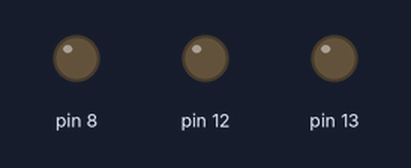
A sketch run on a simulated Arduino Uno, built with avr-gcc and run on an emulated ATmega328P. On the bench: output pins drawn as LEDs (lit = HIGH).

Above: at 0.3 s.
At 2.22 s:
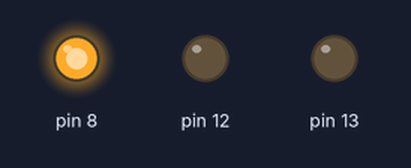
At 10.47 s:
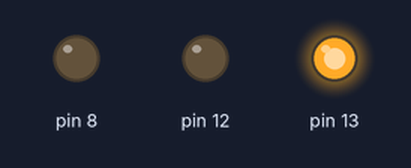
At 20.92 s:
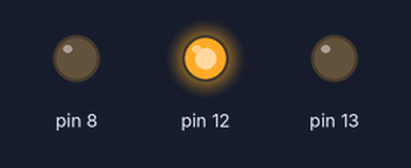
Timing chart, 0 to 21.5 s (numbered marks = the images above):
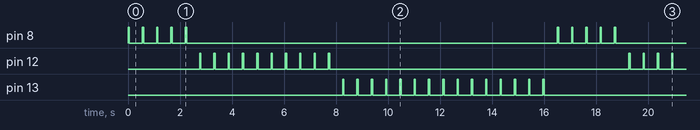

The sketch:

test.ino
```cpp
void setup() {
  // put your setup code here, to run once:
pinMode(8,OUTPUT);
pinMode(12,OUTPUT);
pinMode(13,OUTPUT);
}

void loop() {
  // put your main code here, to run repeatedly:
for (int i=0; i <5; i++)
{
digitalWrite(8,HIGH);
delay(50);
digitalWrite(8,LOW);
delay(500);
}
for (int i=0; i <10; i++)
{
digitalWrite(12,HIGH);
delay(50);
digitalWrite(12,LOW);
delay(500);
}
for (int i=0; i <15; i++)
{
digitalWrite(13,HIGH);
delay(50);
digitalWrite(13,LOW);
delay(500);
}
}
```

Measured:
- by itself, pin 8: repeats every 16.5 s: 4 × (LOW 0.50 s, HIGH 0.05 s), LOW 14.3 s, HIGH 0.05 s
- by itself, pin 12: repeats every 16.5 s: 9 × (LOW 0.50 s, HIGH 0.05 s), LOW 11.5 s, HIGH 0.05 s
- by itself, pin 13: moves between LOW and HIGH, repeating every 16.5 s
